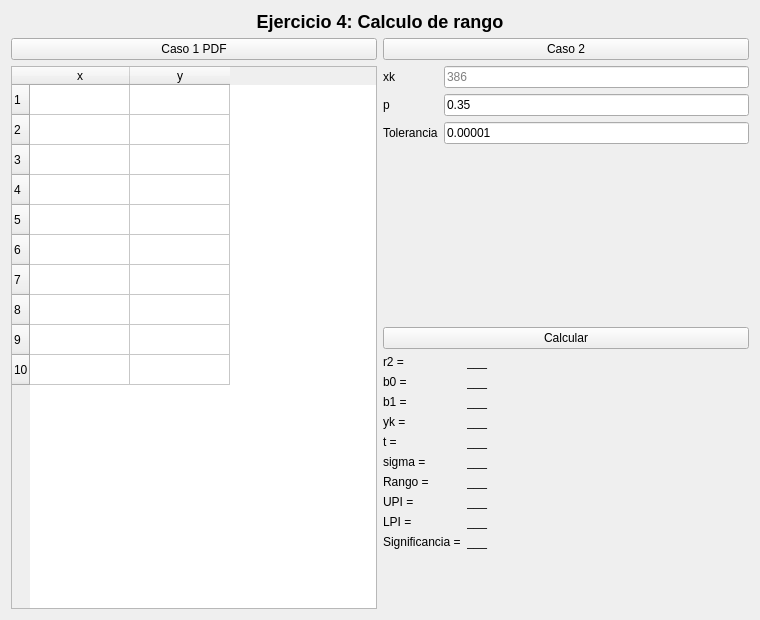
<?xml version="1.0" encoding="UTF-8"?>
<ui version="4.0">
 <class>VentanaRango</class>
 <widget class="QWidget" name="VentanaRango">
  <property name="geometry">
   <rect>
    <x>0</x>
    <y>0</y>
    <width>760</width>
    <height>620</height>
   </rect>
  </property>
  <property name="windowTitle">
   <string>Ejercicio 4</string>
  </property>
  <layout class="QVBoxLayout" name="verticalLayoutPrincipal">
   <item>
    <widget class="QLabel" name="labelTitulo">
     <property name="styleSheet">
      <string notr="true">font-size: 18px;
font-weight: bold;</string>
     </property>
     <property name="text">
      <string>Ejercicio 4: Calculo de rango</string>
     </property>
     <property name="alignment">
      <set>Qt::AlignCenter</set>
     </property>
    </widget>
   </item>
   <item>
    <layout class="QHBoxLayout" name="horizontalLayoutCasos">
     <item>
      <widget class="QPushButton" name="pushButtonCaso1">
       <property name="text">
        <string>Caso 1 PDF</string>
       </property>
      </widget>
     </item>
     <item>
      <widget class="QPushButton" name="pushButtonCaso2">
       <property name="text">
        <string>Caso 2</string>
       </property>
      </widget>
     </item>
    </layout>
   </item>
   <item>
    <layout class="QHBoxLayout" name="horizontalLayoutContenido">
     <item>
      <widget class="QTableWidget" name="tableWidgetDatos">
       <property name="rowCount">
        <number>10</number>
       </property>
       <property name="columnCount">
        <number>2</number>
       </property>
       <column>
        <property name="text">
         <string>x</string>
        </property>
       </column>
       <column>
        <property name="text">
         <string>y</string>
        </property>
       </column>
      </widget>
     </item>
     <item>
      <layout class="QVBoxLayout" name="verticalLayoutDerecha">
       <item>
        <layout class="QFormLayout" name="formLayoutEntradas">
         <item row="0" column="0">
          <widget class="QLabel" name="labelXKTexto">
           <property name="text">
            <string>xk</string>
           </property>
          </widget>
         </item>
         <item row="0" column="1">
          <widget class="QLineEdit" name="lineEditXK">
           <property name="placeholderText">
            <string>386</string>
           </property>
          </widget>
         </item>
         <item row="1" column="0">
          <widget class="QLabel" name="labelPTexto">
           <property name="text">
            <string>p</string>
           </property>
          </widget>
         </item>
         <item row="1" column="1">
          <widget class="QLineEdit" name="lineEditP">
           <property name="text">
            <string>0.35</string>
           </property>
          </widget>
         </item>
         <item row="2" column="0">
          <widget class="QLabel" name="labelToleranciaTexto">
           <property name="text">
            <string>Tolerancia</string>
           </property>
          </widget>
         </item>
         <item row="2" column="1">
          <widget class="QLineEdit" name="lineEditTolerancia">
           <property name="text">
            <string>0.00001</string>
           </property>
          </widget>
         </item>
        </layout>
       </item>
       <item>
        <widget class="QPushButton" name="pushButtonCalcular">
         <property name="text">
          <string>Calcular</string>
         </property>
        </widget>
       </item>
       <item>
        <layout class="QFormLayout" name="formLayoutResultados">
         <item row="0" column="0">
          <widget class="QLabel" name="labelR2Texto">
           <property name="text">
            <string>r2 =</string>
           </property>
          </widget>
         </item>
         <item row="0" column="1">
          <widget class="QLabel" name="labelR2">
           <property name="text">
            <string>___</string>
           </property>
          </widget>
         </item>
         <item row="1" column="0">
          <widget class="QLabel" name="labelB0Texto">
           <property name="text">
            <string>b0 =</string>
           </property>
          </widget>
         </item>
         <item row="1" column="1">
          <widget class="QLabel" name="labelB0">
           <property name="text">
            <string>___</string>
           </property>
          </widget>
         </item>
         <item row="2" column="0">
          <widget class="QLabel" name="labelB1Texto">
           <property name="text">
            <string>b1 =</string>
           </property>
          </widget>
         </item>
         <item row="2" column="1">
          <widget class="QLabel" name="labelB1">
           <property name="text">
            <string>___</string>
           </property>
          </widget>
         </item>
         <item row="3" column="0">
          <widget class="QLabel" name="labelYkTexto">
           <property name="text">
            <string>yk =</string>
           </property>
          </widget>
         </item>
         <item row="3" column="1">
          <widget class="QLabel" name="labelYk">
           <property name="text">
            <string>___</string>
           </property>
          </widget>
         </item>
         <item row="4" column="0">
          <widget class="QLabel" name="labelTTexto">
           <property name="text">
            <string>t =</string>
           </property>
          </widget>
         </item>
         <item row="4" column="1">
          <widget class="QLabel" name="labelT">
           <property name="text">
            <string>___</string>
           </property>
          </widget>
         </item>
         <item row="5" column="0">
          <widget class="QLabel" name="labelSigmaTexto">
           <property name="text">
            <string>sigma =</string>
           </property>
          </widget>
         </item>
         <item row="5" column="1">
          <widget class="QLabel" name="labelSigma">
           <property name="text">
            <string>___</string>
           </property>
          </widget>
         </item>
         <item row="6" column="0">
          <widget class="QLabel" name="labelRangoTexto">
           <property name="text">
            <string>Rango =</string>
           </property>
          </widget>
         </item>
         <item row="6" column="1">
          <widget class="QLabel" name="labelRango">
           <property name="text">
            <string>___</string>
           </property>
          </widget>
         </item>
         <item row="7" column="0">
          <widget class="QLabel" name="labelUPITexto">
           <property name="text">
            <string>UPI =</string>
           </property>
          </widget>
         </item>
         <item row="7" column="1">
          <widget class="QLabel" name="labelUPI">
           <property name="text">
            <string>___</string>
           </property>
          </widget>
         </item>
         <item row="8" column="0">
          <widget class="QLabel" name="labelLPITexto">
           <property name="text">
            <string>LPI =</string>
           </property>
          </widget>
         </item>
         <item row="8" column="1">
          <widget class="QLabel" name="labelLPI">
           <property name="text">
            <string>___</string>
           </property>
          </widget>
         </item>
         <item row="9" column="0">
          <widget class="QLabel" name="labelSignificanciaTexto">
           <property name="text">
            <string>Significancia =</string>
           </property>
          </widget>
         </item>
         <item row="9" column="1">
          <widget class="QLabel" name="labelSignificancia">
           <property name="text">
            <string>___</string>
           </property>
          </widget>
         </item>
        </layout>
       </item>
      </layout>
     </item>
    </layout>
   </item>
  </layout>
 </widget>
 <resources/>
 <connections/>
</ui>
